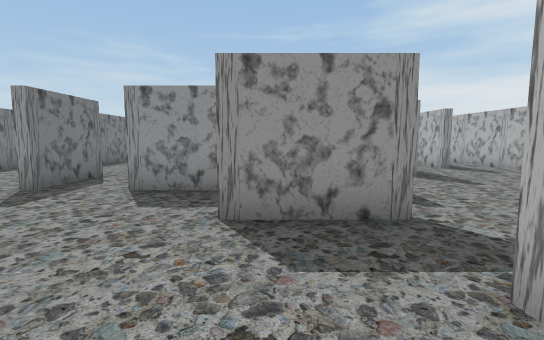
view 1 (above)

21 first-person views from a walk through a 3-D level made in the Unity game engine. The camera is 1.5 m above the floor, tilts 6° down and sees 85° across. The floor is counted in squares, 1.6 m on a side. Each view is taken from the middle of a square. On the plan, view 1 faces up. The plan holds only what a view shows up to about 11 squares ahead; the rest is blank. The player is left out. Some animated figures are not drawn. Some surface patterns are stand-ins.

view 2
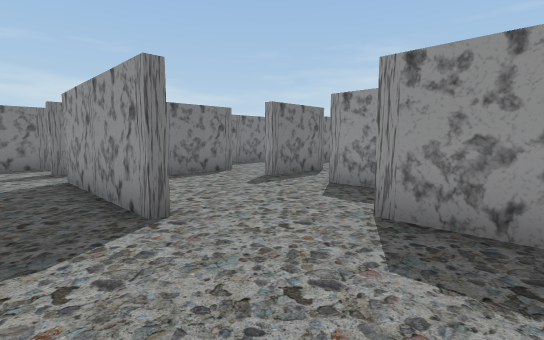

view 3
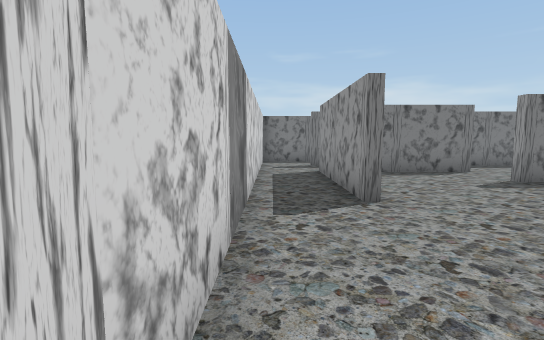

view 4
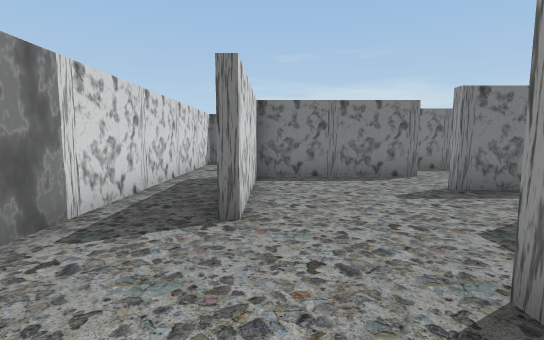

view 5
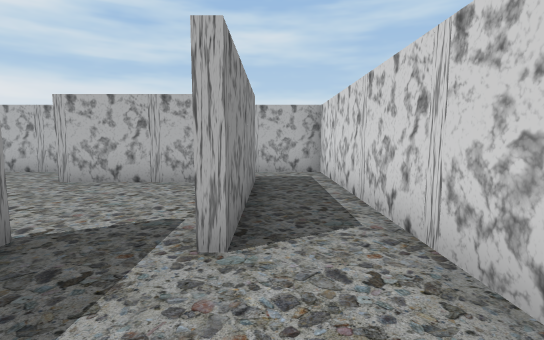

view 6
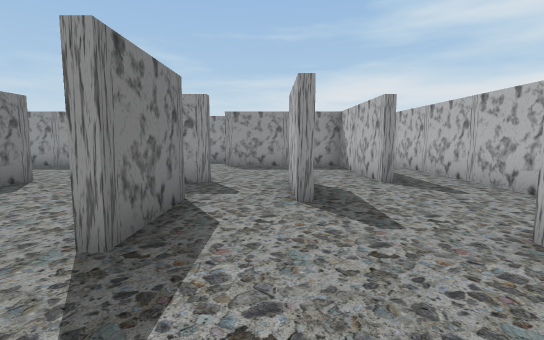

view 7
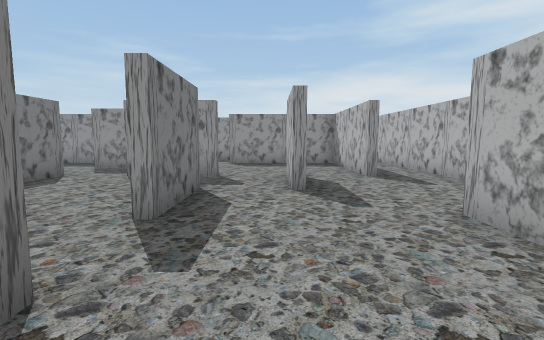

view 8
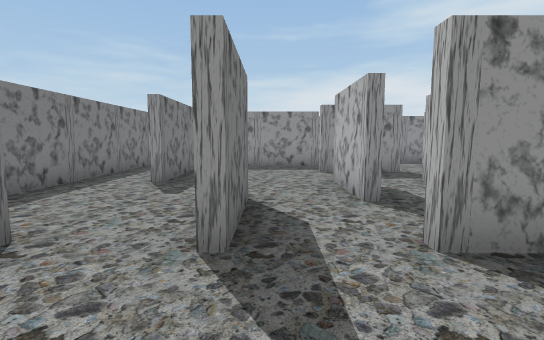

view 9
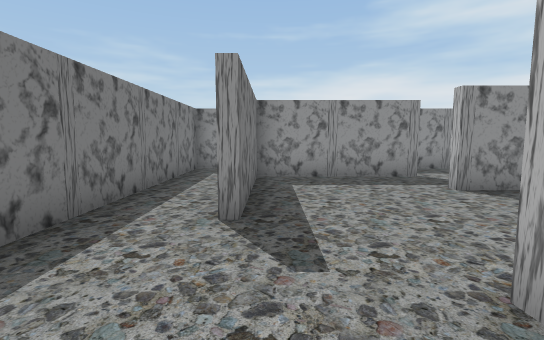

view 10
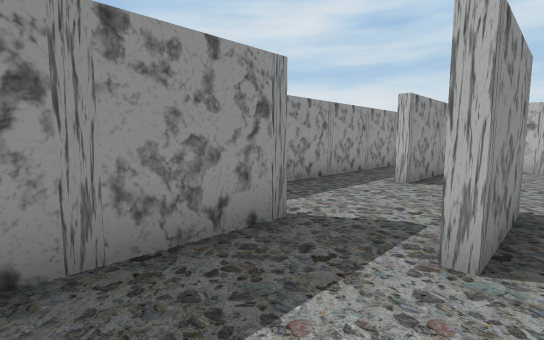

view 11
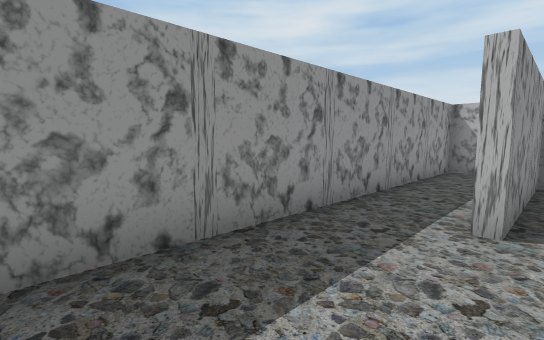

view 12
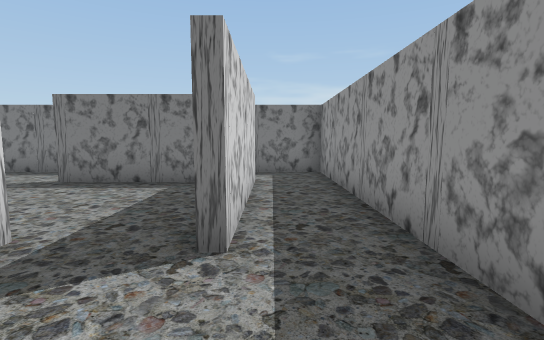

view 13
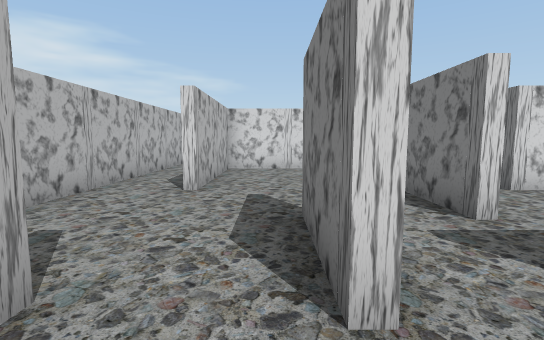

view 14
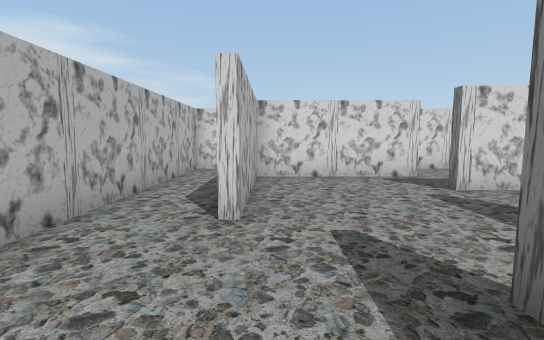

view 15
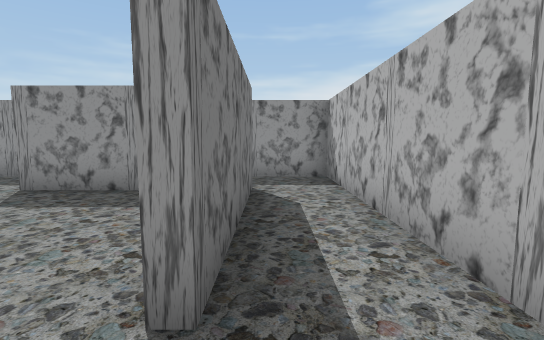

view 16
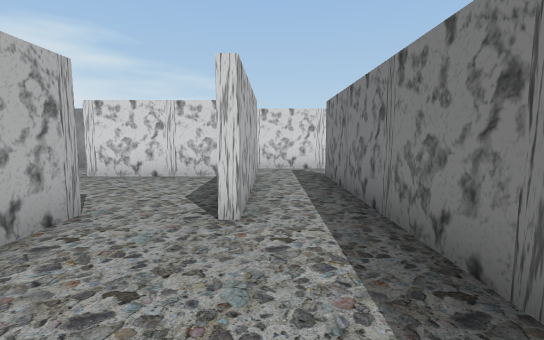

view 17
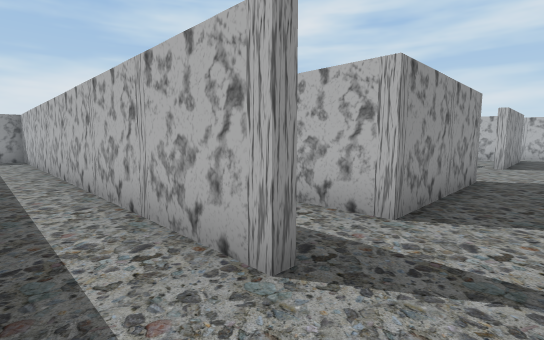

view 18
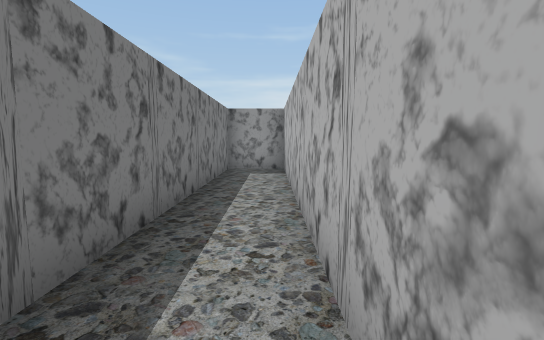

view 19
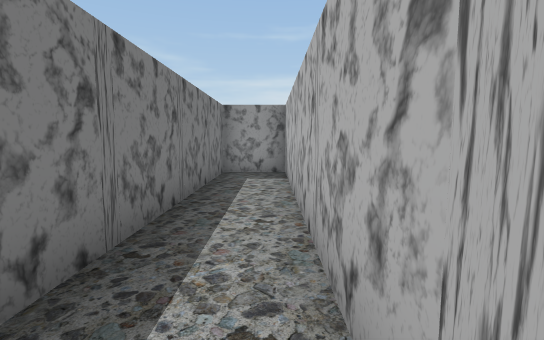

view 20
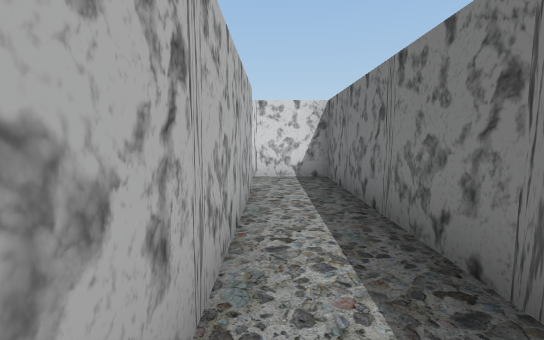

view 21
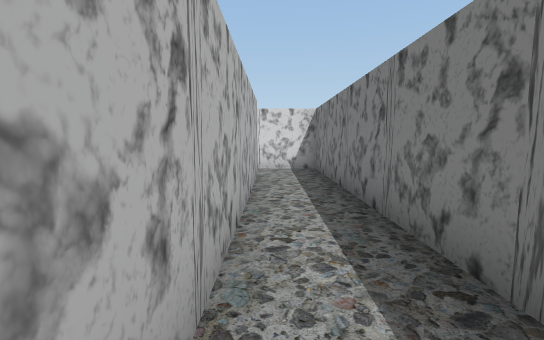

### Floor plan
Points are (right, up) in squares from view 1. A wall is a line through its corners. A room is listed if a view was taken in it or the views show most of it. See-through windows are left out.
Room 1 (views 1, 2, 4, 5, 8)
walls: (-2.2, 1.4) (-6.6, 1.4); (-4.6, 5.4) (-4.6, 6.6); (-0.9, 5.4) (-2.6, 5.4); (-6.4, -0.4) (1.5, -0.4); (1.8, 3.4) (-0.6, 3.4); (-6.4, 5.8) (-6.4, 1.6) (-2.4, 1.6); (-4.4, 7.6) (-4.4, 5.4)
ways out: opening at (2, 0) to room 2; opening at (-2, 6.5) to room 3; opening at (1, 3) to room 3; opening at (-4, 6.5) to room 4; opening at (-7, 0) to room 7
Room 2 (view 3)
walls: (5.6, 1.4) (1.4, 1.4); (1.5, -0.4) (7.4, -0.4) (7.4, 5.5)
ways out: opening at (2, 0) to room 1; opening at (7, 5) to room 3
Room 3 (views 6, 7, 14, 15)
walls: (3.4, 7.4) (3.4, 9.6); (1.6, 7.6) (1.6, 5.2); (0.4, 3.6) (1.6, 3.6); (1.8, 9.4) (1, 9.4); (3.6, 9.6) (3.6, 7.4); (-1, 5.6) (-0.4, 5.6); (5.4, 9.4) (5.4, 10.4); (7.4, 5.5) (7.4, 13.4); (1.2, 1.6) (5.4, 1.6) (5.4, 5.6); (-2.4, 9.6) (-2.4, 8.2); (5.6, 13.6) (5.6, 9.4)
ways out: opening at (-2, 6.5) to room 1; opening at (1, 3) to room 1; opening at (7, 5) to room 2; opening at (-1, 9) to room 5; opening at (2.5, 9) to room 5; opening at (6, 11.5) to room 5
Room 4 (views 9, 10, 16)
walls: (-4.6, 6.6) (-4.6, 7.6); (-2.6, 7.4) (-2.6, 9.6); (-1.4, 11.4) (-2.6, 11.4); (-2.2, 13.4) (-6.4, 13.4) (-6.4, 9.4); (-8.4, 13.4) (-8.4, 5.4)
ways out: opening at (-4, 6.5) to room 1; opening at (-7, 13) to room 5; opening at (-3, 12) to room 5; opening at (-2, 10) to room 5; opening at (-7, 5) to room 7
Room 5 (views 11, 12, 13)
walls: (-0.2, 11.4) (-1.4, 11.4); (5.4, 10.4) (5.4, 13.4) (1.4, 13.4); (7.4, 13.4) (7.4, 15.4) (-8.4, 15.4) (-8.4, 13.4); (-6.6, 13.6) (-2.4, 13.6)
ways out: opening at (-1, 9) to room 3; opening at (2.5, 9) to room 3; opening at (6, 11.5) to room 3; opening at (-7, 13) to room 4; opening at (-3, 12) to room 4; opening at (-2, 10) to room 4
Room 6 (views 17, 18, 19, 20, 21)
walls: (-8.6, 1.4) (-8.6, 15.4) (-10.4, 15.4) (-10.4, -0.4) (-8.4, -0.4)
ways out: opening at (-8, 0.5) to room 7
Room 7 (no view inside)
walls: (-6.6, 1.4) (-6.6, 5.6); (-8.4, -0.4) (-6.4, -0.4); (-8.4, 5.4) (-8.4, 1.4)
ways out: opening at (-7, 0) to room 1; opening at (-7, 5) to room 4; opening at (-8, 0.5) to room 6

Where each view was taken, in squares from view 1:
view 1: 0 up, 0 right, facing up
view 2: 0 up, 1 right, facing up-left
view 3: 0 up, 2 right, facing left
view 4: 2 up, 1 right, facing left
view 5: 1 up, 1 left, facing right
view 6: 3 up, 3 right, facing up
view 7: 2 up, 3 right, facing up
view 8: 3 up, 4 left, facing up
view 9: 6 up, 6 left, facing up
view 10: 11 up, 5 left, facing up-right
view 11: 13 up, 2 left, facing up-right
view 12: 14 up, 0 right, facing left
view 13: 11 up, 4 right, facing down
view 14: 9 up, 5 right, facing down
view 15: 8 up, 6 right, facing up
view 16: 9 up, 7 left, facing down
view 17: 0 up, 10 left, facing up-right
view 18: 6 up, 9 left, facing up
view 19: 7 up, 9 left, facing up
view 20: 7 up, 9 left, facing down
view 21: 9 up, 9 left, facing down
